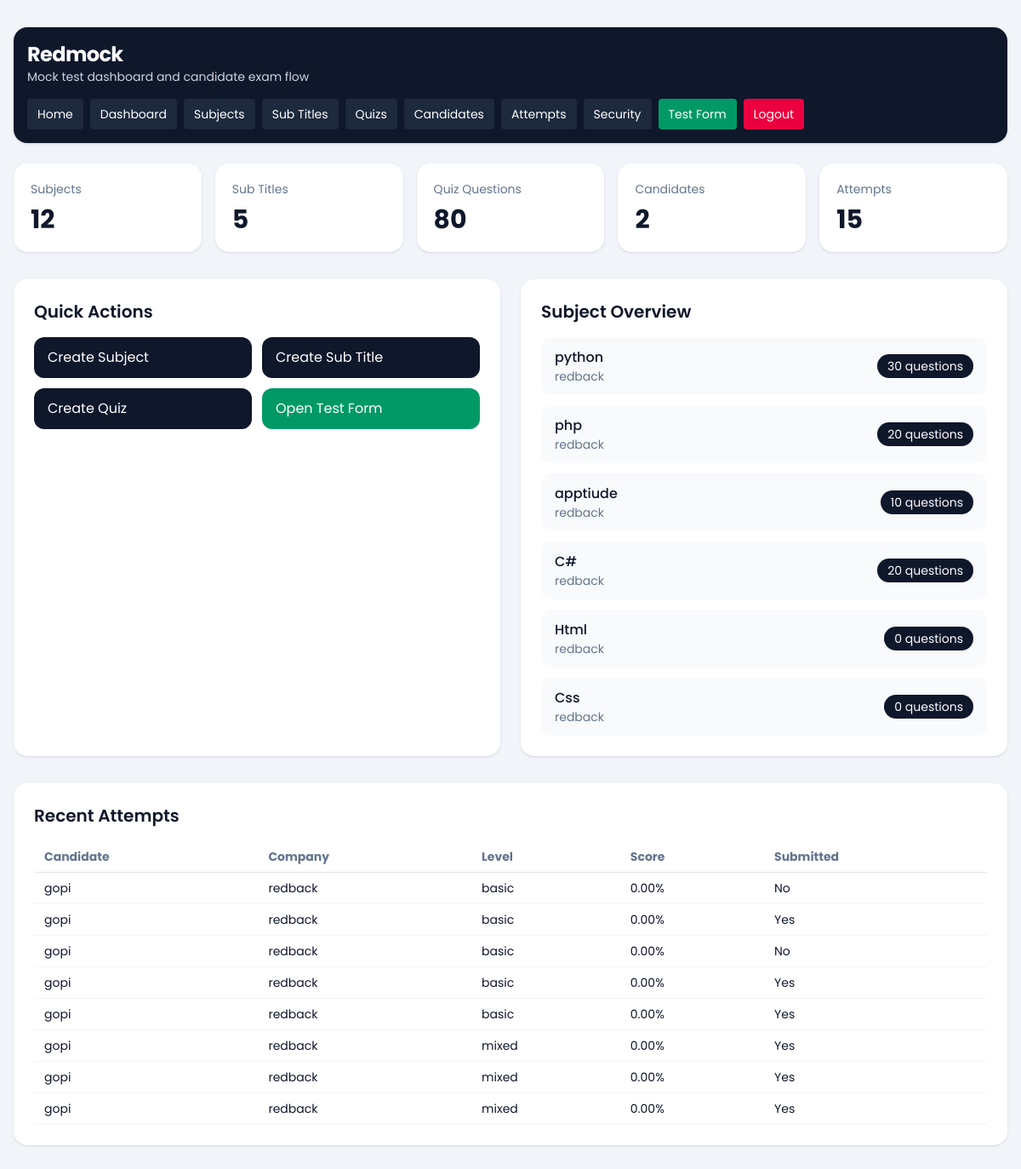
/dashboard/ (signed in), run on an earlier commit of the app's database.
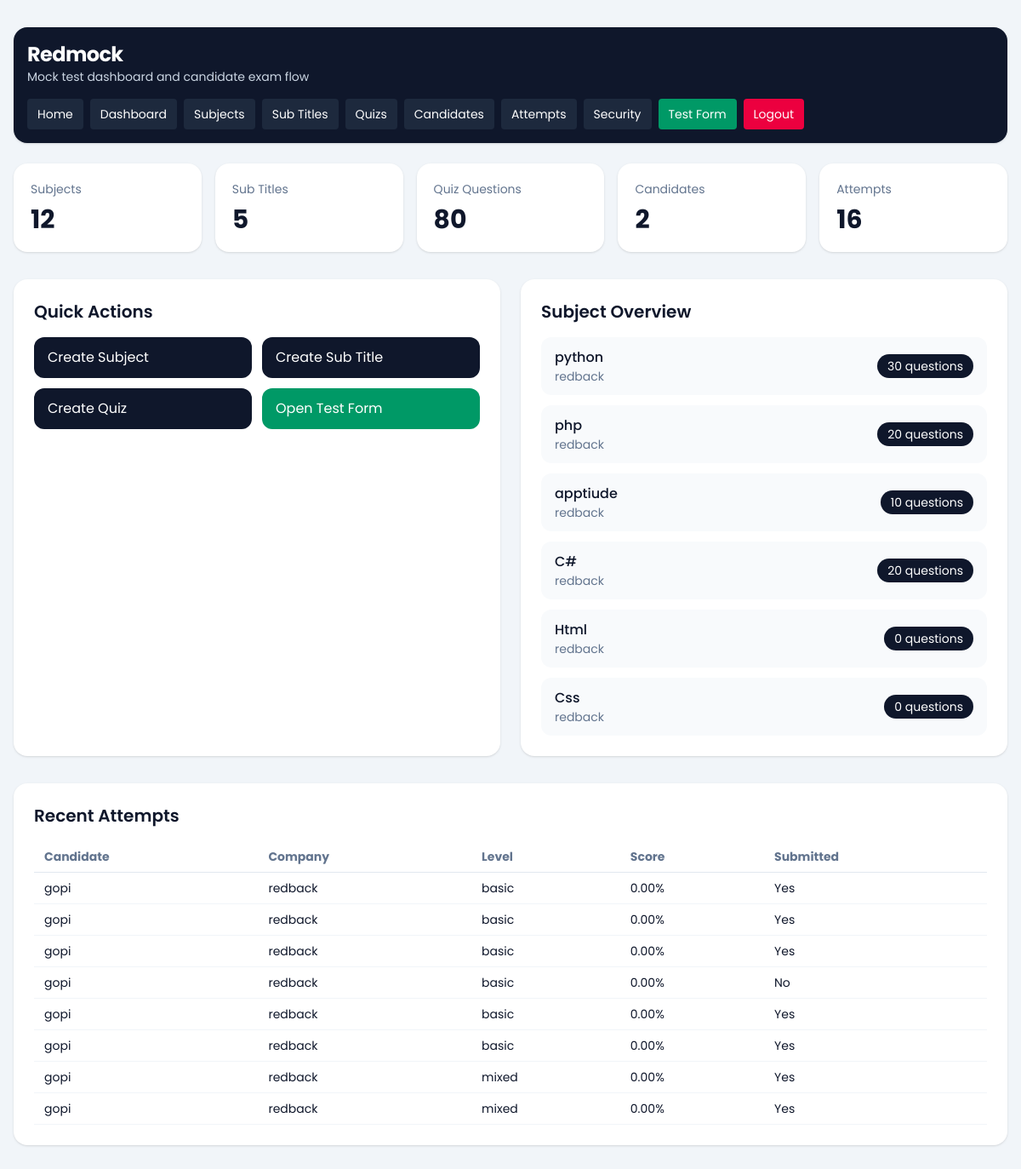
And on a later commit of the database.
### dashboard/models.py (models this page shows, shortened)
class TestSubject(models.Model):
    company = models.ForeignKey(Company, on_delete=models.CASCADE, related_name='subjects')
    subject = models.CharField(max_length=150)
    subject_svg = models.TextField(blank=True, null=True)
    created_at = models.DateTimeField(auto_now_add=True)
    class Meta:
        ordering = ['subject']
        unique_together = ('company', 'subject')

class Company(models.Model):
    name = models.CharField(max_length=150)
    image = models.ImageField(upload_to='company/', blank=True, null=True)
    email = models.EmailField(unique=True)
    password = models.CharField(max_length=128)
    is_active = models.BooleanField(default=True)
    full_screen_lock = models.BooleanField(default=False)
    pause_lock = models.BooleanField(default=False)
    tab_switch_guard_enabled = models.BooleanField(default=False)
    max_violation_warnings = models.PositiveIntegerField(default=3)
    exam_control_password = models.CharField(max_length=128, blank=True)
    created_at = models.DateTimeField(auto_now_add=True)
    updated_at = models.DateTimeField(auto_now=True)
    class Meta:
        ordering = ['name']
        verbose_name_plural = 'Companies'

### quiz/models.py (models this page shows, shortened)
class CandidateTestAttempt(models.Model):
    SESSION_SINGLE = 'single'
    SESSION_MULTI = 'multi'
    SESSION_CHOICES = [
        (SESSION_SINGLE, 'Single'),
        (SESSION_MULTI, 'Multi'),
    ]
    candidate = models.ForeignKey(Candidate, on_delete=models.CASCADE, related_name='attempts')
    company = models.ForeignKey(Company, on_delete=models.CASCADE, related_name='attempts')
    session_type = models.CharField(max_length=10, choices=SESSION_CHOICES)
    level = models.CharField(max_length=20)
    question_count = models.PositiveIntegerField()
    duration_minutes = models.PositiveIntegerField()
    selected_subjects = models.JSONField(default=list, blank=True)
    selected_sub_titles = models.JSONField(default=list, blank=True)
    answers_json = models.JSONField(default=list, blank=True)
    correct_count = models.PositiveIntegerField(default=0)
    wrong_count = models.PositiveIntegerField(default=0)
    percentage = models.DecimalField(max_digits=5, decimal_places=2, default=0)
    started_at = models.DateTimeField(blank=True, null=True)
    submitted_at = models.DateTimeField(blank=True, null=True)
    is_submitted = models.BooleanField(default=False)
    is_paused = models.BooleanField(default=False)
    paused_at = models.DateTimeField(blank=True, null=True)
    total_paused_seconds = models.PositiveIntegerField(default=0)
    tab_switch_count = models.PositiveIntegerField(default=0)
    warning_count = models.PositiveIntegerField(default=0)
    last_violation_at = models.DateTimeField(blank=True, null=True)
    violation_log_json = models.JSONField(default=list, blank=True)
    created_at = models.DateTimeField(auto_now_add=True)
    class Meta:
        ordering = ['-created_at']

class Candidate(models.Model):
    name = models.CharField(max_length=150)
    email = models.EmailField()
    designation_tech = models.CharField(max_length=150)
    created_at = models.DateTimeField(auto_now_add=True)
    class Meta:
        ordering = ['name']

### dashboard/views.py (the view)
# urls.py: path('', views.dashboard_home, name='home'),
@company_login_required
def dashboard_home(request):
    company = request.company
    context = {
        'subject_count': TestSubject.objects.filter(company=company).count(),
        'subtitle_count': SubTitle.objects.filter(test_subject__company=company).count(),
        'quiz_count': Quiz.objects.filter(test_subject__company=company).count(),
        'candidate_count': Candidate.objects.filter(attempts__company=company).distinct().count(),
        'attempt_count': CandidateTestAttempt.objects.filter(company=company).count(),
        'subjects': TestSubject.objects.filter(company=company).select_related('company').annotate(
            quiz_total=Count('quizzes')
        )[:6],
        'recent_attempts': CandidateTestAttempt.objects.filter(company=company).select_related(
            'candidate', 'company'
        )[:8],
        'company': company,
    }
    return render(request, 'dashboard/home.html', context)

### dashboard/views.py (called while the page is built)
def get_logged_in_company(request):
    company_id = request.session.get('company_id')
    if not company_id:
        return None
    return Company.objects.filter(id=company_id, is_active=True).first()

def company_login_required(view_func):
    @wraps(view_func)
    def wrapper(request, *args, **kwargs):
        company = get_logged_in_company(request)
        if not company:
            return redirect(f"{reverse('dashboard:login')}?next={request.path}")
        request.company = company
        return view_func(request, *args, **kwargs)
    return wrapper

### templates/dashboard/home.html (shortened to what the changed rows need)
{% extends "base.html" %}
{% block content %}
<section class="grid gap-4 md:grid-cols-5">
    <div class="rounded-2xl bg-white p-5 shadow-sm">
        <p class="text-sm text-slate-500">Attempts</p>
        <p class="mt-2 text-3xl font-bold">{{ attempt_count }}</p>
    </div>
</section>
<section class="mt-8 grid gap-6 lg:grid-cols-2">
    <div class="rounded-2xl bg-white p-6 shadow-sm">
        <div class="mb-4 flex items-center justify-between">
            <h2 class="text-xl font-semibold">Quick Actions</h2>
        </div>
    </div>
    <div class="rounded-2xl bg-white p-6 shadow-sm">
        <h2 class="text-xl font-semibold">Subject Overview</h2>
        <div class="mt-4 space-y-3">
            {% for subject in subjects %}
                <div class="flex items-center justify-between rounded-xl bg-slate-50 px-4 py-3">
                    <div>
                        <p class="font-medium">{{ subject.subject }}</p>
                        <p class="text-sm text-slate-500">{{ subject.company.name }}</p>
                    </div>
                    <span class="rounded-full bg-slate-900 px-3 py-1 text-sm text-white">{{ subject.quiz_total }} questions</span>
                </div>
            {% empty %}
                <p class="text-slate-500">No subjects created yet.</p>
            {% endfor %}
        </div>
    </div>
</section>
<section class="mt-8 rounded-2xl bg-white p-6 shadow-sm">
    <h2 class="text-xl font-semibold">Recent Attempts</h2>
    <div class="mt-4 overflow-x-auto">
        <table class="min-w-full text-left text-sm">
            <thead class="border-b border-slate-200 text-slate-500">
                <tr>
                    <th class="px-3 py-2">Candidate</th>
                    <th class="px-3 py-2">Company</th>
                    <th class="px-3 py-2">Level</th>
                    <th class="px-3 py-2">Score</th>
                    <th class="px-3 py-2">Submitted</th>
                </tr>
            </thead>
            <tbody>
                {% for attempt in recent_attempts %}
                    <tr class="border-b border-slate-100">
                        <td class="px-3 py-2">{{ attempt.candidate.name }}</td>
                        <td class="px-3 py-2">{{ attempt.company.name }}</td>
                        <td class="px-3 py-2">{{ attempt.level }}</td>
                        <td class="px-3 py-2">{{ attempt.percentage }}%</td>
                        <td class="px-3 py-2">{{ attempt.is_submitted|yesno:"Yes,No" }}</td>
                    </tr>
                {% empty %}
                    <tr>
                        <td colspan="5" class="px-3 py-6 text-center text-slate-500">No test attempts yet.</td>
                    </tr>
                {% endfor %}
            </tbody>
        </table>
    </div>
</section>
{% endblock %}

What changed in the data, as far as the page shows it:
no longer on this page (row unchanged): CandidateTestAttempt: candidate.name "gopi", company.name "redback", level "mixed", percentage "0.00", is_submitted "Yes"
added CandidateTestAttempt: candidate.name "gopi", company.name "redback", level "basic", percentage "0.00", is_submitted "Yes"
changed CandidateTestAttempt (number 2 of 8 on the later page): is_submitted "No" → "Yes"
Also different on the page:
{{ attempt_count }}: "15" → "16"
